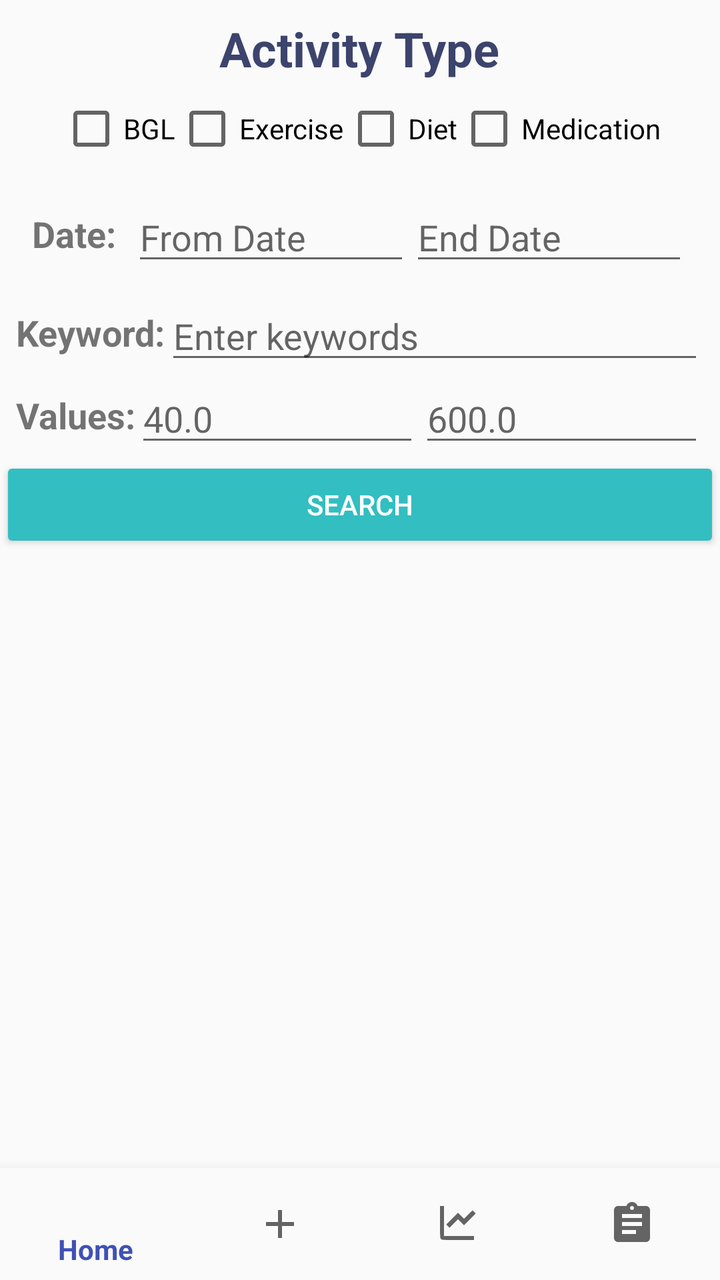
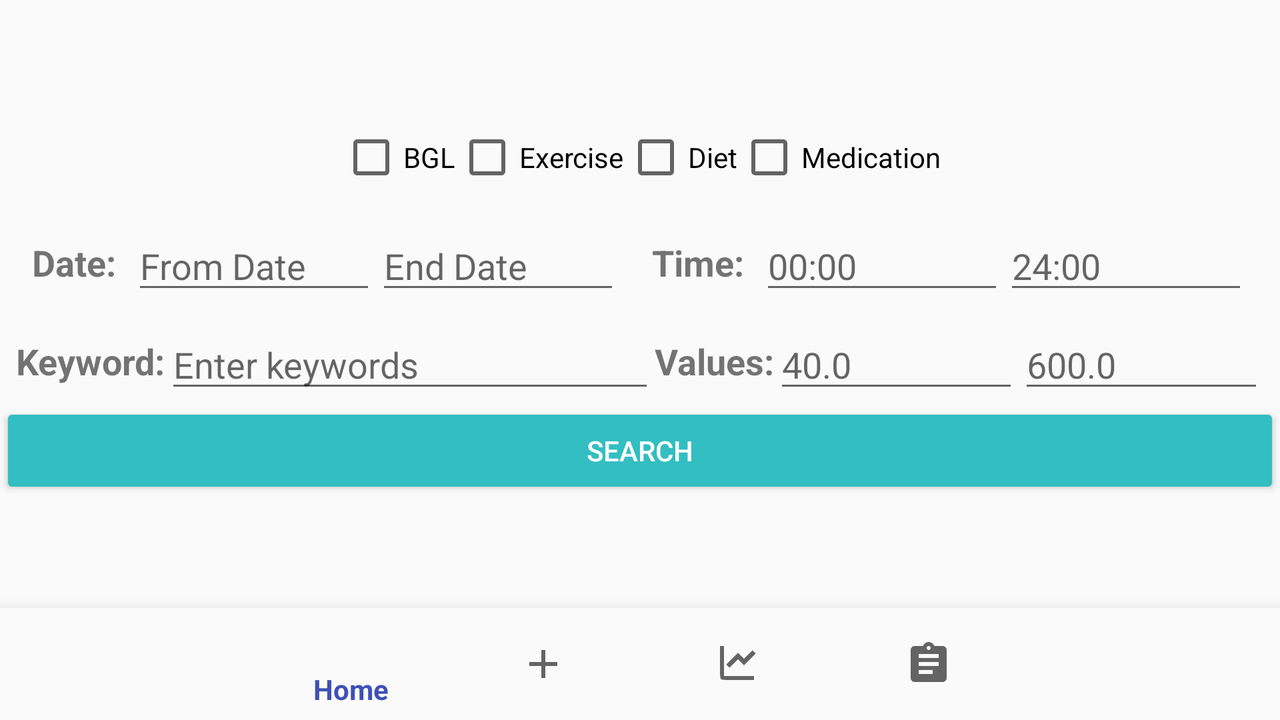

First picture: res/layout/ on a phone held upright. Second picture: the repository's own variant of that layout, on a device whose configuration matches the variant's folder. Source for both follows.
<!-- AndroidManifest.xml: application theme AppTheme -->
<!-- res/layout/activity_search.xml -->
<?xml version="1.0" encoding="utf-8"?>
<android.support.constraint.ConstraintLayout xmlns:android="http://schemas.android.com/apk/res/android"
    xmlns:app="http://schemas.android.com/apk/res-auto"
    xmlns:tools="http://schemas.android.com/tools"
    android:layout_width="match_parent"
    android:layout_height="match_parent">

    <LinearLayout
        android:id="@+id/linearLayoutWrapper"
        android:layout_width="match_parent"
        android:layout_height="wrap_content"
        android:gravity="center"
        android:orientation="vertical"
        app:layout_constraintEnd_toEndOf="parent"
        app:layout_constraintStart_toStartOf="parent"
        app:layout_constraintTop_toTopOf="parent">

        <TextView
            android:id="@+id/txtView_dataActivity"
            style="@style/textView_Heading"
            android:layout_width="wrap_content"
            android:layout_height="wrap_content"
            android:layout_marginEnd="8dp"
            android:layout_marginStart="8dp"
            android:layout_marginTop="8dp"
            android:text="@string/txtView_activity"
            android:textSize="@dimen/textView_titleSize"
            android:textStyle="bold" />

        <LinearLayout
            android:id="@+id/linearLayoutCheckbox"
            android:layout_width="match_parent"
            android:layout_height="wrap_content"
            android:layout_margin="8dp"
            android:gravity="center"
            android:orientation="horizontal">

            <CheckBox
                android:id="@+id/Data.Radio.bloodGlucose"
                android:layout_width="wrap_content"
                android:layout_height="wrap_content"
                android:maxLines="1"
                android:text="@string/bgl" />

            <CheckBox
                android:id="@+id/Data.Radio.exercise"
                android:layout_width="wrap_content"
                android:layout_height="wrap_content"
                android:maxLines="1"
                android:text="@string/exercise" />

            <CheckBox
                android:id="@+id/Data.Radio.diet"
                android:layout_width="wrap_content"
                android:layout_height="wrap_content"
                android:maxLines="1"
                android:text="@string/diet" />

            <CheckBox
                android:id="@+id/Data.Radio.medication"
                android:layout_width="wrap_content"
                android:layout_height="wrap_content"
                android:maxLines="1"
                android:text="@string/medication" />
        </LinearLayout>

        <LinearLayout
            android:id="@+id/llrow2"
            android:layout_width="match_parent"
            android:layout_height="wrap_content"
            android:layout_margin="8dp"
            android:gravity="center"
            android:orientation="horizontal">

            <TextView
                android:id="@+id/txtView_date"
                android:layout_width="wrap_content"
                android:layout_height="wrap_content"
                android:layout_marginStart="8dp"
                android:text="Date:"
                android:textAlignment="textEnd"
                android:textSize="18sp"
                android:textStyle="bold" />

            <EditText
                android:id="@+id/Data.editText.fromDate"
                android:layout_width="0dp"
                android:layout_height="wrap_content"
                android:layout_marginStart="8dp"
                android:layout_weight="1"
                android:focusable="false"
                android:hint="@string/hint_from_date"
                android:inputType="date"
                tools:layout_editor_absoluteY="104dp" />

            <EditText
                android:id="@+id/Data.editText.toDate"
                android:layout_width="0dp"
                android:layout_height="wrap_content"
                android:layout_marginEnd="8dp"
                android:layout_weight="1"
                android:focusable="false"
                android:hint="@string/hint_end_date"
                android:inputType="date" />
        </LinearLayout>

        <LinearLayout
            android:id="@+id/llrow3"
            android:layout_width="match_parent"
            android:layout_height="wrap_content"
            android:gravity="center"
            android:orientation="horizontal"
            android:layout_marginStart="8dp"
            android:layout_marginEnd="8dp">

            <TextView
                android:id="@+id/txtView_data_searchKeyword"
                android:layout_width="wrap_content"
                android:layout_height="wrap_content"
                android:text="@string/txtView_search_keyword"
                android:textAlignment="viewStart"
                android:textSize="18sp"
                android:textStyle="bold"
                app:layout_constraintBaseline_toBaselineOf="@+id/Data.editText.keywords"
                app:layout_constraintStart_toStartOf="parent" />

            <EditText
                android:id="@+id/Data.editText.keywords"
                android:layout_width="0dp"
                android:layout_height="wrap_content"
                android:layout_weight="1"
                android:hint="@string/hint_keyword"
                android:inputType="textPersonName" />
        </LinearLayout>

        <LinearLayout
            android:id="@+id/llrow4"
            android:layout_width="match_parent"
            android:layout_height="wrap_content"
            android:gravity="center"
            android:orientation="horizontal"
            android:layout_marginStart="8dp"
            android:layout_marginEnd="8dp">

            <TextView
                android:id="@+id/txtView_data_values"
                android:layout_width="wrap_content"
                android:layout_height="wrap_content"
                android:text="Values:"
                android:textAlignment="viewStart"
                android:textSize="18sp"
                android:textStyle="bold"
                app:layout_constraintBaseline_toBaselineOf="@+id/Data.editText.keywords"
                app:layout_constraintStart_toStartOf="parent" />

            <EditText
                android:id="@+id/Data.editText.startval"
                android:layout_width="0dp"
                android:layout_height="wrap_content"
                android:layout_weight="1"
                android:hint="40.0"
                android:inputType="number" />

            <EditText
                android:id="@+id/Data.editText.endval"
                android:layout_width="0dp"
                android:layout_height="wrap_content"
                android:layout_weight="1"
                android:hint="600.0"
                android:inputType="number" />
        </LinearLayout>

        <Button
            android:id="@+id/Data.search"
            style="@style/Widget.AppCompat.Button.Colored"
            android:layout_width="match_parent"
            android:layout_height="wrap_content"
            android:text="@string/search" />

        <ListView
            android:layout_width="match_parent"
            android:layout_height="match_parent" />
    </LinearLayout>

    
    
    
    
    
    
    
    
    

    <android.support.design.widget.BottomNavigationView
        android:id="@+id/navigation"
        android:layout_width="0dp"
        android:layout_height="wrap_content"
        android:layout_marginEnd="0dp"
        android:layout_marginStart="0dp"
        android:background="?android:attr/windowBackground"
        app:layout_constraintBottom_toBottomOf="parent"
        app:layout_constraintLeft_toLeftOf="parent"
        app:layout_constraintRight_toRightOf="parent"
        app:menu="@menu/navigation" />


</android.support.constraint.ConstraintLayout>
<!-- resources referenced by this layout -->
<resources>
  <dimen name="textView_titleSize">24sp</dimen>
  <string name="bgl">BGL</string>
  <string name="diet">Diet</string>
  <string name="exercise">Exercise</string>
  <string name="hint_end_date">End Date</string>
  <string name="hint_from_date">From Date</string>
  <string name="hint_keyword">Enter keywords</string>
  <string name="medication">Medication</string>
  <string name="search">Search</string>
  <string name="txtView_activity">Activity Type</string>
  <string name="txtView_search_keyword">Keyword:</string>
  <style name="textView_Heading">
          <item name="android:layout_width">wrap_content</item>
          <item name="android:layout_height">wrap_content</item>
          <item name="android:textStyle">bold</item>
          <item name="android:textSize">30sp</item>
          <item name="android:textColor">@color/color_btnPrimaryDark</item>
      </style>
  <style name="AppTheme" parent="Theme.AppCompat.Light.DarkActionBar">
          
          <item name="colorPrimary">@color/colorPrimary</item>
          <item name="colorPrimaryDark">@color/colorPrimaryDark</item>
          <item name="colorAccent">@color/colorAccent</item>
          <item name="android:editTextStyle">@style/editText_style</item>
          <item name="android:buttonStyle">@style/button_style</item>
      </style>
  <color name="color_btnPrimaryDark">#3C446D</color>
  <color name="colorPrimary">#3F51B5</color>
  <color name="colorPrimaryDark">#303F9F</color>
  <color name="colorAccent">#33BEC1</color>
  <style name="editText_style">
          <item name="android:layout_width">match_parent</item>
          <item name="android:layout_height">wrap_content</item>
          <item name="android:color">@color/color_btnPrimaryDark</item>
      </style>
  <style name="button_style" parent="Widget.AppCompat.Button.Colored">
          <item name="android:color">@color/colorAccent</item>
          <item name="android:layout_height">wrap_content</item>
          <item name="android:textColor">#ffffff</item>
          <item name="android:layout_width">wrap_content</item>
      </style>
</resources>
<!-- res/layout-land/activity_search.xml (the repository's variant of the layout above) -->
<!-- drawn on the phone turned sideways -->
<?xml version="1.0" encoding="utf-8"?>
<android.support.constraint.ConstraintLayout xmlns:android="http://schemas.android.com/apk/res/android"
    xmlns:app="http://schemas.android.com/apk/res-auto"
    xmlns:tools="http://schemas.android.com/tools"
    android:layout_width="match_parent"
    android:layout_height="match_parent">

    <LinearLayout
        android:id="@+id/linearLayoutWrapper"
        android:layout_width="match_parent"
        android:layout_height="0dp"
        android:gravity="center"
        android:orientation="vertical"
        app:layout_constraintBottom_toTopOf="@+id/navigation"
        app:layout_constraintEnd_toEndOf="parent"
        app:layout_constraintStart_toStartOf="parent"
        app:layout_constraintTop_toTopOf="parent">


        <LinearLayout
            android:id="@+id/linearLayoutCheckbox"
            android:layout_width="match_parent"
            android:layout_height="wrap_content"
            android:layout_margin="8dp"
            android:gravity="center"
            android:orientation="horizontal">

            <CheckBox
                android:id="@+id/Data.Radio.bloodGlucose"
                android:layout_width="wrap_content"
                android:layout_height="wrap_content"
                android:maxLines="1"
                android:text="@string/bgl" />

            <CheckBox
                android:id="@+id/Data.Radio.exercise"
                android:layout_width="wrap_content"
                android:layout_height="wrap_content"
                android:maxLines="1"
                android:text="@string/exercise" />

            <CheckBox
                android:id="@+id/Data.Radio.diet"
                android:layout_width="wrap_content"
                android:layout_height="wrap_content"
                android:maxLines="1"
                android:text="@string/diet" />

            <CheckBox
                android:id="@+id/Data.Radio.medication"
                android:layout_width="wrap_content"
                android:layout_height="wrap_content"
                android:maxLines="1"
                android:text="@string/medication" />
        </LinearLayout>

        <LinearLayout
            android:id="@+id/llrow2"
            android:layout_width="match_parent"
            android:layout_height="wrap_content"
            android:layout_margin="8dp"
            android:gravity="center"
            android:orientation="horizontal">

            <TextView
                android:id="@+id/txtView_date"
                android:layout_width="wrap_content"
                android:layout_height="wrap_content"
                android:layout_marginStart="8dp"
                android:text="Date:"
                android:textAlignment="textEnd"
                android:textSize="18sp"
                android:textStyle="bold" />

            <EditText
                android:id="@+id/Data.editText.fromDate"
                android:layout_width="0dp"
                android:layout_height="wrap_content"
                android:layout_marginStart="8dp"
                android:layout_weight="1"
                android:focusable="false"
                android:hint="@string/hint_from_date"
                android:inputType="date" />

            <EditText
                android:id="@+id/Data.editText.toDate"
                android:layout_width="0dp"
                android:layout_height="wrap_content"
                android:layout_marginEnd="8dp"
                android:layout_weight="1"
                android:focusable="false"
                android:hint="@string/hint_end_date"
                android:inputType="date" />

            <TextView
                android:id="@+id/txtView_time"
                android:layout_width="wrap_content"
                android:layout_height="wrap_content"
                android:layout_marginStart="8dp"
                android:text="Time:"
                android:textAlignment="textEnd"
                android:textSize="18sp"
                android:textStyle="bold" />

            <EditText
                android:id="@+id/Data.editText.fromTime"
                android:layout_width="0dp"
                android:layout_height="wrap_content"
                android:layout_marginStart="8dp"
                android:layout_weight="1"
                android:focusable="false"
                android:hint="00:00"
                android:inputType="date" />

            <EditText
                android:id="@+id/Data.editText.toTime"
                android:layout_width="0dp"
                android:layout_height="wrap_content"
                android:layout_marginEnd="8dp"
                android:layout_weight="1"
                android:focusable="false"
                android:hint="24:00"
                android:inputType="date" />
        </LinearLayout>

        <LinearLayout
            android:id="@+id/llrow4"
            android:layout_width="match_parent"
            android:layout_height="wrap_content"
            android:gravity="center"
            android:orientation="horizontal"
            android:layout_marginStart="8dp"
            android:layout_marginEnd="8dp">

            <TextView
                android:id="@+id/txtView_data_searchKeyword"
                android:layout_width="wrap_content"
                android:layout_height="wrap_content"
                android:text="@string/txtView_search_keyword"
                android:textAlignment="viewStart"
                android:textSize="18sp"
                android:textStyle="bold"
                app:layout_constraintBaseline_toBaselineOf="@+id/Data.editText.keywords"
                app:layout_constraintStart_toStartOf="parent" />

            <EditText
                android:id="@+id/Data.editText.keywords"
                android:layout_width="0dp"
                android:layout_height="wrap_content"
                android:layout_weight="2"
                android:hint="@string/hint_keyword"
                android:inputType="textPersonName" />

            <TextView
                android:id="@+id/txtView_data_values"
                android:layout_width="wrap_content"
                android:layout_height="wrap_content"
                android:text="Values:"
                android:textAlignment="viewStart"
                android:textSize="18sp"
                android:textStyle="bold"
                app:layout_constraintBaseline_toBaselineOf="@+id/Data.editText.keywords"
                app:layout_constraintStart_toStartOf="parent" />

            <EditText
                android:id="@+id/Data.editText.startval"
                android:layout_width="0dp"
                android:layout_height="wrap_content"
                android:layout_weight="1"
                android:hint="40.0"
                android:inputType="number" />

            <EditText
                android:id="@+id/Data.editText.endval"
                android:layout_width="0dp"
                android:layout_height="wrap_content"
                android:layout_weight="1"
                android:hint="600.0"
                android:inputType="number" />
        </LinearLayout>

        <Button
            android:id="@+id/Data.search"
            style="@style/Widget.AppCompat.Button.Colored"
            android:layout_width="match_parent"
            android:layout_height="wrap_content"
            android:text="@string/search" />
    </LinearLayout>

    <android.support.design.widget.BottomNavigationView
        android:id="@+id/navigation"
        android:layout_width="0dp"
        android:layout_height="wrap_content"
        android:layout_marginEnd="0dp"
        android:layout_marginStart="0dp"
        android:background="?android:attr/windowBackground"
        app:layout_constraintBottom_toBottomOf="parent"
        app:layout_constraintLeft_toLeftOf="parent"
        app:layout_constraintRight_toRightOf="parent"
        app:menu="@menu/navigation" />


</android.support.constraint.ConstraintLayout>
<!-- resources referenced by the variant -->
<!-- as the phone turned sideways resolves them -->
<resources>
  <string name="bgl">BGL</string>
  <string name="diet">Diet</string>
  <string name="exercise">Exercise</string>
  <string name="hint_end_date">End Date</string>
  <string name="hint_from_date">From Date</string>
  <string name="hint_keyword">Enter keywords</string>
  <string name="medication">Medication</string>
  <string name="search">Search</string>
  <string name="txtView_search_keyword">Keyword:</string>
  <style name="AppTheme" parent="Theme.AppCompat.Light.DarkActionBar">
          
          <item name="colorPrimary">@color/colorPrimary</item>
          <item name="colorPrimaryDark">@color/colorPrimaryDark</item>
          <item name="colorAccent">@color/colorAccent</item>
          <item name="android:editTextStyle">@style/editText_style</item>
          <item name="android:buttonStyle">@style/button_style</item>
      </style>
  <color name="colorPrimary">#3F51B5</color>
  <color name="colorPrimaryDark">#303F9F</color>
  <color name="colorAccent">#33BEC1</color>
  <style name="editText_style">
          <item name="android:layout_width">match_parent</item>
          <item name="android:layout_height">wrap_content</item>
          <item name="android:color">@color/color_btnPrimaryDark</item>
      </style>
  <style name="button_style" parent="Widget.AppCompat.Button.Colored">
          <item name="android:color">@color/colorAccent</item>
          <item name="android:layout_height">wrap_content</item>
          <item name="android:textColor">#ffffff</item>
          <item name="android:layout_width">wrap_content</item>
      </style>
  <color name="color_btnPrimaryDark">#3C446D</color>
</resources>
